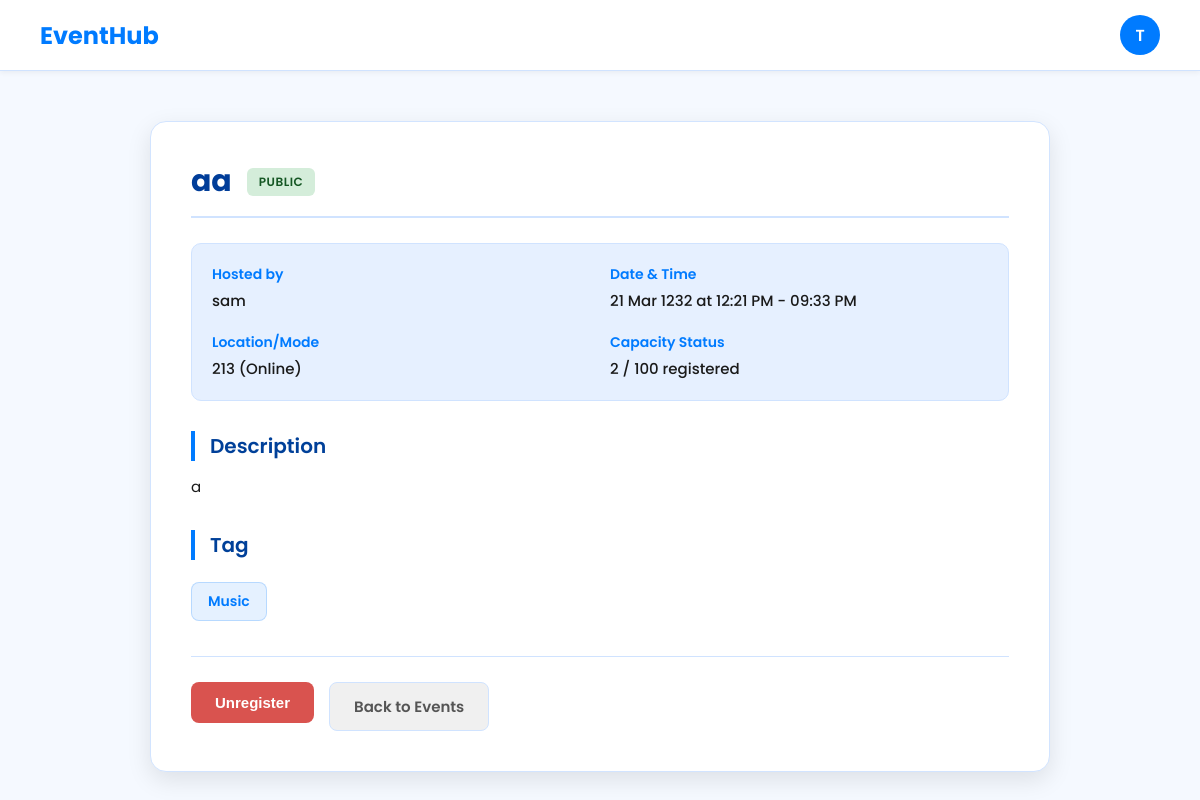
/5 (signed in), run on an earlier commit of the app's database.
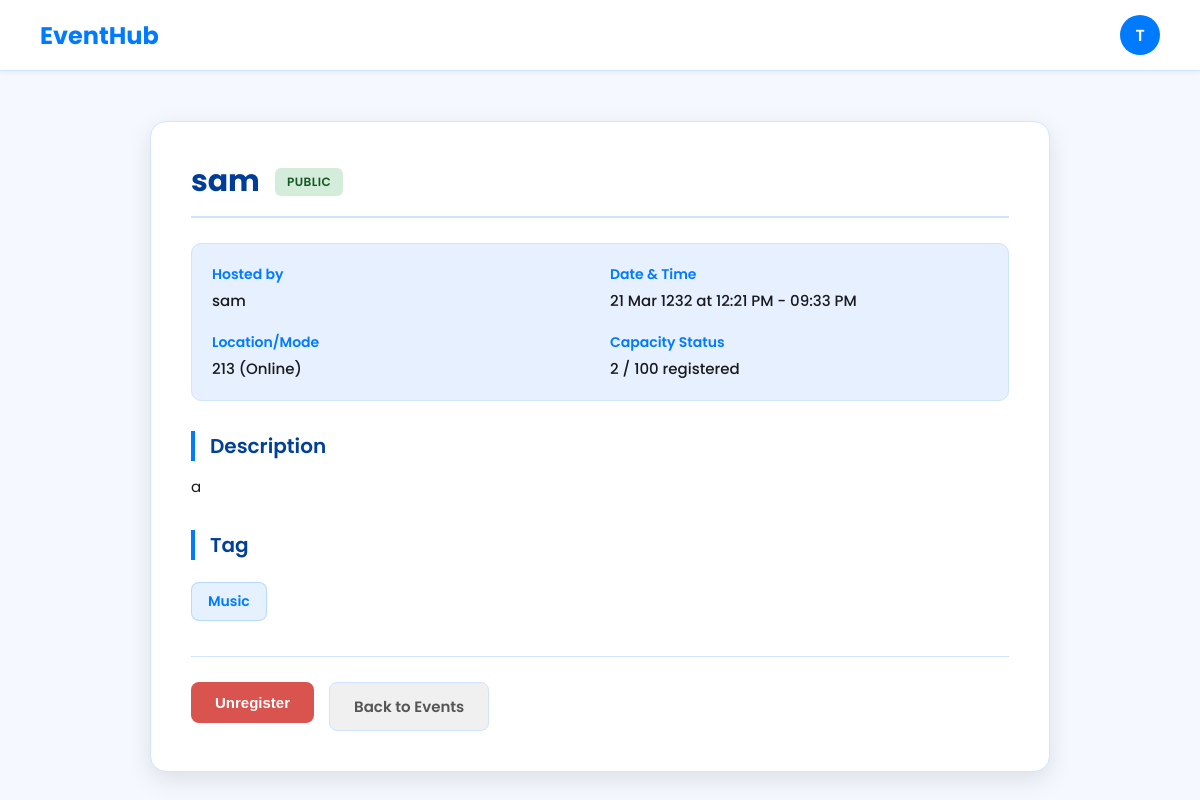
And on a later commit of the database.
### models/model.py (models this page shows, shortened)
class Event(db.Model):
    __tablename__ = "events"
    id = db.Column(db.Integer, primary_key=True)
    title = db.Column(db.String(100), nullable=False)
    description = db.Column(db.Text)
    date = db.Column(db.Date, nullable=False)
    starttime = db.Column(db.Time)
    endtime = db.Column(db.Time)
    mode = db.Column(db.Enum(EventMode), default=EventMode.online, nullable=False)
    venue = db.Column(db.String(150))
    capacity = db.Column(db.Integer, default=100)
    tags = db.Column(db.Enum(Eventtag), default=Eventtag.CELEBRATION, nullable=False)
    visibility = db.Column(db.Enum(EventVisibility), default=EventVisibility.public, nullable=False)
    organizer_id = db.Column(db.Integer, db.ForeignKey("users.id"), nullable=False)
    creator = db.relationship("User", backref=db.backref("created_events", lazy=True))
    attendees = db.relationship(
        "User", secondary=event_attendees, back_populates="attending_events"
    )
    attendee_links = db.relationship("Attendee", back_populates="event", cascade="all, delete-orphan")

### app/main.py (the view)
@events_blueprint.route("/<int:event_id>", methods=["GET"])
def get_event(event_id):
    event = Event.query.get(event_id)
    if not event:
        return jsonify({"error": "Event not found"}), 404
    data = {
        "id": event.id,
        "title": event.title,
        "description": event.description,
        "date": event.date.strftime("%Y-%m-%d"),
        "starttime": event.starttime.strftime("%H:%M") if event.starttime else None,
        "endtime": event.endtime.strftime("%H:%M") if event.endtime else None,
        "mode": event.mode.value,
        "venue": event.venue,
        "capacity": event.capacity,
        "tags": event.tags.value
    }
    return render_template("event_details.html", event=event)

### app/__init__.py (called while the page is built)
def create_app():
    app = Flask(__name__)
    app.config['SECRET_KEY'] = '91ba96dbf66221f753176c6a80f0e7905444d410630b70f89445e7281d0001aa'
    app.config['SQLALCHEMY_DATABASE_URI'] = 'sqlite:///db.sqlite'
    db.init_app(app)
    migrate.init_app(app, db)
    login_manager.init_app(app)
    from models.model import User
    @login_manager.user_loader
    def load_user(user_id):
        return User.query.get(int(user_id))
    from .main import main_blueprint
    app.register_blueprint(main_blueprint)
    from .auth import auth_blueprint
    app.register_blueprint(auth_blueprint)
    from .main import events_blueprint, attendees_blueprint
    app.register_blueprint(events_blueprint)
    app.register_blueprint(attendees_blueprint)
    from .scheduler import start_scheduler
    start_scheduler(app)
    return app

### app/templates/event_details.html (shortened to what this page needs)
<!DOCTYPE html>
<html lang="en">
<head>
</head>
<body>
    <nav>
        <div class="nav-container">
            <div class="logo">
                <a href="{{ url_for('main.profile') }}" class="logo-link">EventHub</a>
            </div>
            <div class="nav-links">
                <a href="{{ url_for('main.profile') }}" class="profile-circle">
                    {{ current_user.username[0].upper() if current_user.is_authenticated else '?' }}
                </a>
            </div>
        </div>
    </nav>
    <div class="container">
        <div class="title-group">
            <div class="title">
                {{ event.title }}
            </div>
            <span class="visibility-tag {{ 'private' if event.visibility.value == 'private' else 'public' }}">
                {{ event.visibility.value }}
            </span>
        </div>
        <div class="meta-grid">
            <div class="meta-item">
                <strong>Hosted by</strong>
                <span>{{ event.creator.username }}</span>
            </div>
            <div class="meta-item">
                <strong>Date & Time</strong>
                <span>{{ event.date.strftime('%d %b %Y') }} at {{ event.starttime.strftime('%I:%M %p') }} - {{ event.endtime.strftime('%I:%M %p') }}</span>
            </div>
            <div class="meta-item">
                <strong>Location/Mode</strong>
                <span>{{ event.venue }} ({{ event.mode.value|capitalize }})</span>
            </div>
            <div class="meta-item">
                <strong>Capacity Status</strong>
                <span>{{ event.attendees|length }} / {{ event.capacity }} registered</span>
            </div>
        </div>
        <div class="section-title">Description</div>
        <p class="description-text">{{ event.description }}</p>
        <div class="section-title">Tag</div>
        <div class="tag-box">{{ event.tags.value }}</div>
        <div class="button-group">
            {% set is_registered = current_user in event.attendees %}
            {% set attendee_record = current_user.attendee_links|selectattr('event_id', 'equalto', event.id)|first %}
            {% if event.creator.id == current_user.id %}
                 <a href="{{ url_for('events.update_event', event_id=event.id) }}" class="btn register">Edit Event</a>
                 <a href="{{ url_for('attendees.get_attendee', event_id=event.id) }}" class="btn register">View Attendees</a>
            {% else %}
                {% if is_registered or attendee_record %}
                    <form action="{{ url_for('attendees.unregister_attendee', event_id=event.id) }}" method="POST" style="display:inline;">
                        <button class="btn unregister">Unregister</button>
                    </form>
                {% endif %}
            {% endif %}
            <a href="{{ url_for('main.profile') }}" class="btn back">Back to Events</a>
        </div>
    </div>
</body>
</html>

What changed in the data, as far as the page shows it:
changed Event "21 Mar 1232": title "aa" → "sam"
